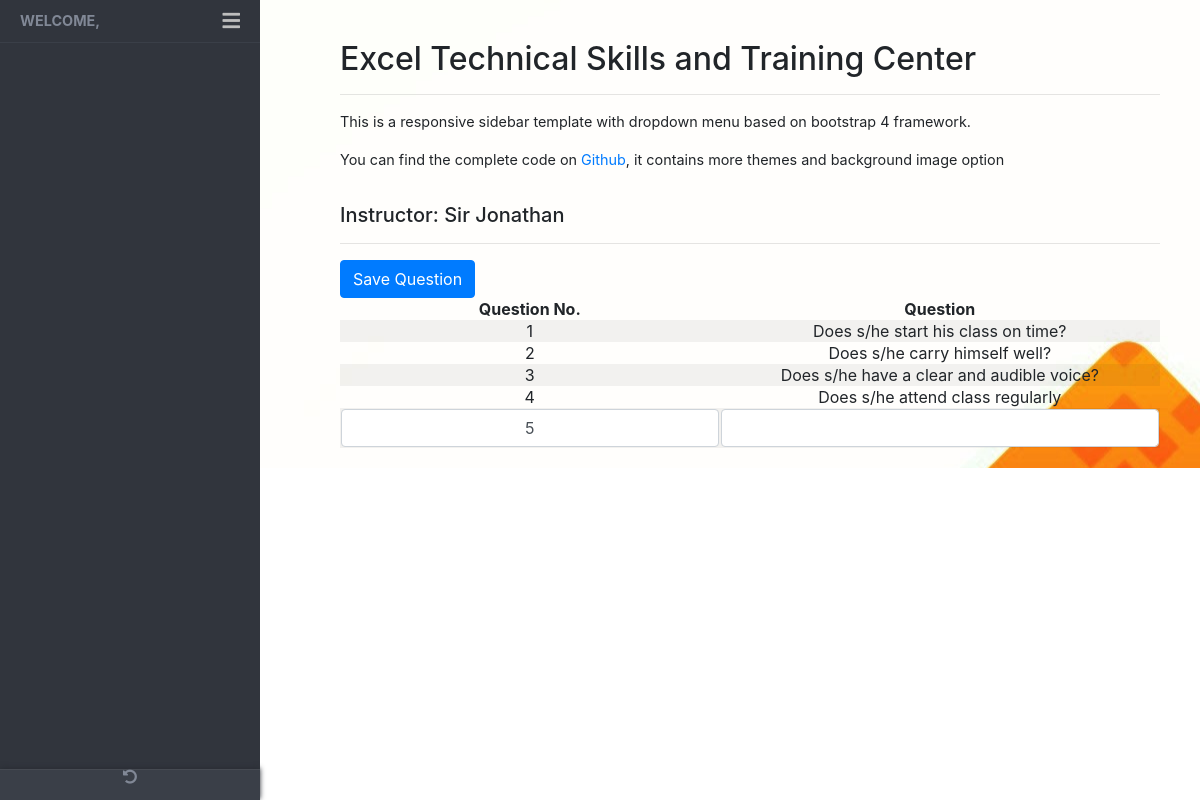
/SeyProject/editevaluation.php?id=1, run on the app's committed database.
### tables this page shows
CREATE TABLE `evaluate_tbl` (
  `evaID` int(11) NOT NULL,
  `evaTitle` varchar(255) NOT NULL,
  `evaDesc` varchar(255) NOT NULL,
  `totalq` int(255) NOT NULL,
  `image` varchar(255) NOT NULL
);

### SeyProject/editevaluation.php (the view, shortened to what this page needs)
<?php
require('config/dbconnection.php');
include('sidebar.php');
$id = mysqli_real_escape_string($conn, $_GET['id']);
$query = "SELECT  DISTINCT evaluate_tbl.evaTitle, evaluate_tbl.evaDesc, question_tbl.questno, question_tbl.question FROM evaluate_tbl,question_tbl WHERE evaluate_tbl.evaID = '$id' && evaluate_tbl.evaID = question_tbl.evalID";
$result = mysqli_query($conn, $query);
$question = mysqli_fetch_all($result,MYSQLI_ASSOC);
?>
<main class="page-content">
    <div class="container-fluid">
      <h2>Excel Technical Skills and Training Center</h2>
      <hr>
      <div class="row">
        <div class="form-group col-md-12">
          <p>This is a responsive sidebar template with dropdown menu based on bootstrap 4 framework.</p>
          <p> You can find the complete code on <a href="https://github.com/azouaoui-med/pro-sidebar-template" target="_blank">
              Github</a>, it contains more themes and background image option</p>
        </div>
      </div>
      <h5><?php echo $question[0]['evaTitle']; ?>: <?php echo $question[0]['evaDesc']?></h5>
      <hr>
      <div id="no-more-tables">
            <table class="col-md-12 table-striped cf text-center">
        		<thead class="cf">
        			<tr>
        				<th class="numeric">Question No.</th>
        				<th class="numeric">Question</th>
        			</tr>
        		</thead>
        		<tbody>
            <?php foreach($question as $eval):?>
            <tr>
        				<td data-title="Desecription"><?php echo  $eval['questno'];?></td>
        				<td data-title="Desecription"><?php echo  $eval['question'];?></td>
                <?php endforeach;?>
        		</tr>
            <tr>
            <form action="editevaluation.php?id=<?php echo $id;?>" method="POST">
                <td data-title="Desecription"><input type="text" name="questno" value="<?php echo $eval['questno'] +1?>" class="form-control text-center"></td>
        				<td data-title="Desecription"><input type="text" name="question" class="form-control text-center" ></td>
        				<button class="btn btn-primary"name="save">Save Question</button>
            </form>
            </tr>
        		</tbody>
        	</table>
        </div>
  </main>

### SeyProject/css/main.css (style rules this page uses)
body { font-size: 0.9rem; }
.page-wrapper .sidebar-wrapper, .sidebar-wrapper .sidebar-brand > a, .sidebar-wrapper .sidebar-dropdown > a:after, .sidebar-wrapper .sidebar-menu .sidebar-dropdown .sidebar-submenu li a:before, .sidebar-wrapper ul li a i, .page-wrapper .page-content, .sidebar-wrapper .sidebar-search input.search-menu, .sidebar-wrapper .sidebar-search .input-group-text, .sidebar-wrapper .sidebar-menu ul li a, #show-sidebar, #close-sidebar { -webkit-transition: all 0.3s ease; -moz-transition: all 0.3s ease; -ms-transition: all 0.3s ease; -o-transition: all 0.3s ease; transition: all 0.3s ease; }
@media screen and (min-width: 768px) { .page-wrapper.toggled .page-content { padding-left: 300px; } }
.page-wrapper .page-content { display: inline-block; width: 100%; padding-left: 0px; padding-top: 20px; background-image: url("../excellogo/logo2.jpg"); }
.page-wrapper .page-content > div { padding: 20px 40px; }
.page-wrapper .page-content { overflow-x: hidden; }

### data on the page
evaluate_tbl: evaTitle "Instructor", evaDesc "Sir Jonathan", questno "1", question "Does s/he start his class on time?", questno "2", question "Does s/he carry himself well?", questno "3", question "Does s/he have a clear and audible voice?", questno "4", question "Does s/he attend class regularly"
